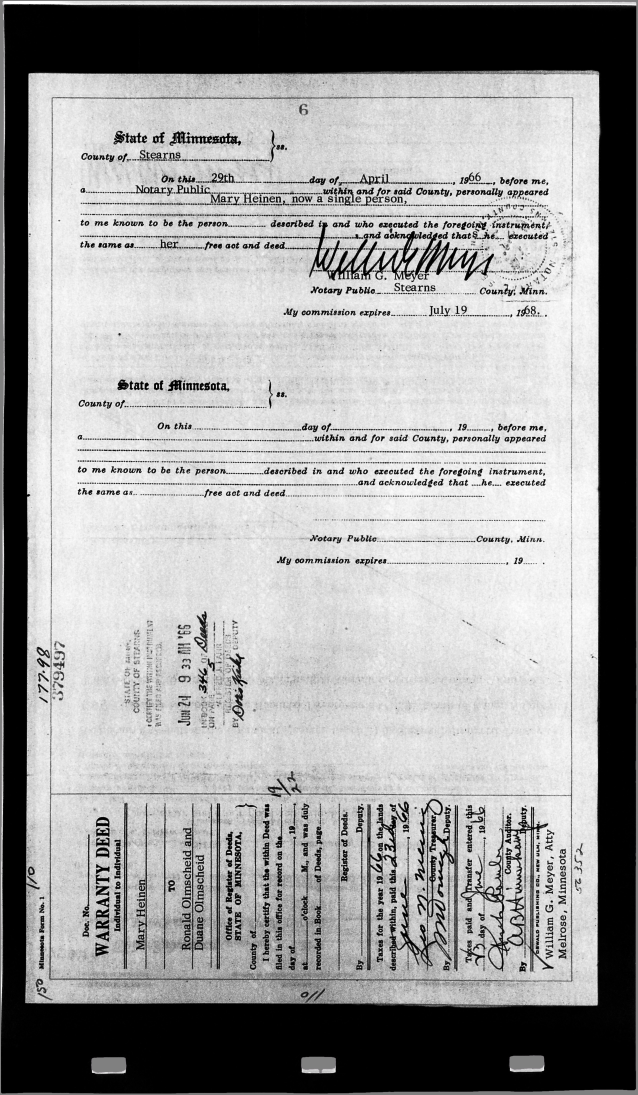
#> input picture tests/test_images/mn-stearns-county/mn_stearns-usmnstr-dee-346-000-0000-000_00006-000.jpg, 2549 x 4378 px (shown at 1/4 size)
$ python -i app.py   (imports and definitions only)
#> lines starting #> are read from the running program, lines starting #| are printed output that depends on the picture
#> further down, picture is the input picture: PIL image 2549x4378 RGB; mean R, G, B 157.6, 157.6, 157.6
import io
import re
import sys
import json
import math
import uuid
import urllib.parse
import boto3
from pathlib import PurePath
from PIL import Image, ImageFont, ImageDraw


# [1 line that did not run here, left out]
Image.MAX_IMAGE_PIXELS = 1000000000


# [67 lines left out: function save_jpeg_to_target_size, not called in this run]


def add_watermark(img, font_ratio=1.5, diagonal_percent=0.5,
                  opacity_scalar=0.15):
    """ Adds a translucent gray 'UNOFFICIAL DOCUMENT' watermark over the image."""
#> called with font_ratio = 1.5, diagonal_percent = 0.5, opacity_scalar = 0.15

    img = img.convert('RGBA')

    width, height = img.size
#> width = 2549; height = 4378

    watermark_text = 'UNOFFICIAL DOCUMENT'
    watermark_length = len(watermark_text)

    diagonal_length = int(math.sqrt((width * width)
                                    + (height * height))) * diagonal_percent
#> diagonal_length = 2532.5

    font_size = int(diagonal_length / (watermark_length / font_ratio))
#> font_size = 199
    font = ImageFont.truetype('fonts/Arial.ttf', font_size)

    opacity = int(256 * opacity_scalar)

    # See details on issue with v 10.0.0 of Pillow: https://github.com/tensorflow/models/commit/0aa039f16361f14ee587a9b2d99a16be01d9dcf9
    if hasattr(font, 'getsize'):
        mark_width, mark_height = font.getsize(watermark_text)
#> mark_width = 2381; mark_height = 183
    else:
        text_bbox = font.getbbox(watermark_text)
        mark_width = text_bbox[2]
        mark_height = text_bbox[3]

    watermark = Image.new('RGBA', (mark_width, mark_height), (0, 0, 0, 0))
#> watermark: PIL image 2381x183 RGBA; every value is 0

    draw = ImageDraw.Draw(watermark)
    draw.text((0, 0), text=watermark_text, font=font, fill=(0, 0, 0, opacity))
    angle = math.degrees(math.atan(height / width))
#> angle = 59.79
    watermark = watermark.rotate(angle, expand=1)
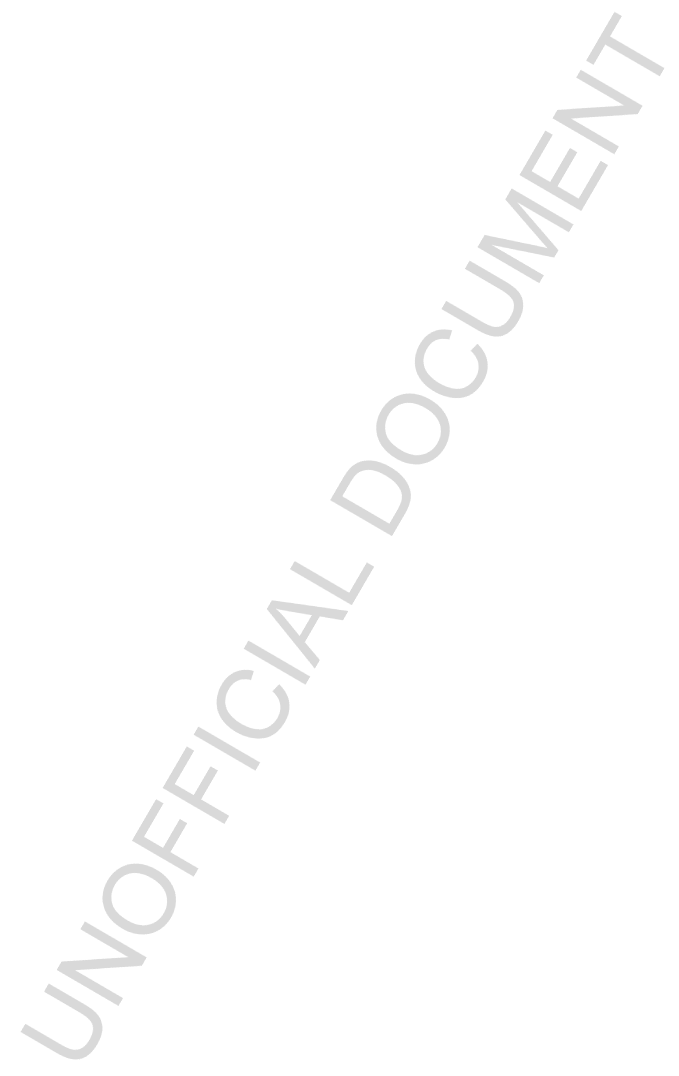
#> watermark: PIL image 1357x2151 RGBA (shown at 1/2 size); mean R, G, B, A 0, 0, 0, 1.4; transparent parts drawn white

    wx, wy = watermark.size
#> wx = 1357; wy = 2151
    px = int((width - wx)/2)
#> px = 596
    py = int((height - wy)/2)
#> py = 1113
    img.paste(watermark, (px, py, px + wx, py + wy), watermark)
    img = img.convert('RGB')
#> img: PIL image 2549x4378 RGB
    return img


# [76 lines left out: function lambda_handler, not called in this run]

>>> from PIL import Image
>>> picture = Image.open('../tests/test_images/mn-stearns-county/mn_stearns-usmnstr-dee-346-000-0000-000_00006-000.jpg')
>>> result = add_watermark(picture)
